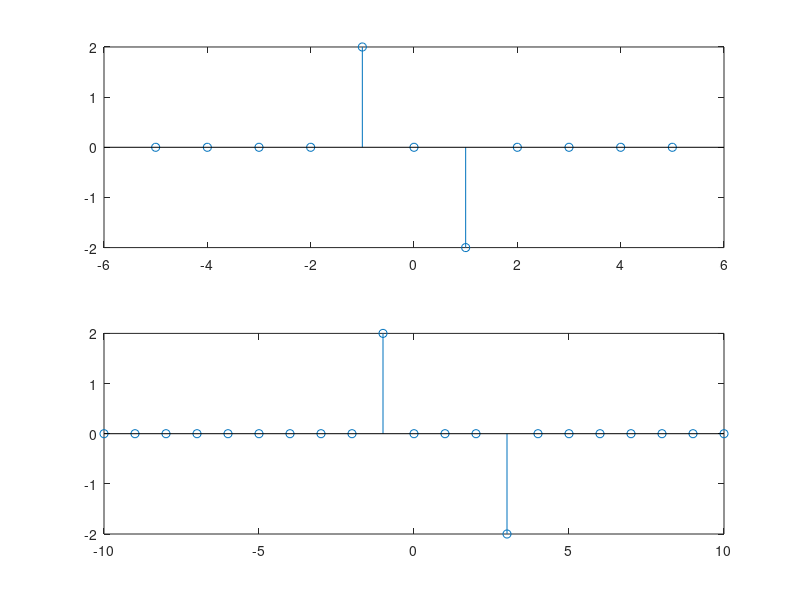

MATLAB code for this plot:
%% 4.(a) %%
clearvars();

n = 0:9;
x1 = sin(2*pi*1/5*n);
x2 = sin(2*pi*2/5*n);
x4 = sin(2*pi*4/5*n);
x6 = sin(2*pi*6/5*n);

subplot(2, 2, 1);
stem(n, x1);

subplot(2, 2, 2);
stem(n, x2);

subplot(2, 2, 3);
stem(n, x4);

subplot(2, 2, 4);
stem(n, x6);


%% 4.(b) %%
clearvars();

h = [0, 0, 0, 0, 2, 0, -2, 0, 0, 0, 0];
nh = -5:5;

x = [0, 0, 0, 0, 0, 1, 0, 1, 0, 0, 0];
nx = -5:5;

subplot(2, 1, 1);
stem(nh, h);

subplot(2, 1, 2);
stem(nx, x);


%% 4.(c) %%
clearvars();

h = [0, 0, 0, 0, 2, 0, -2, 0, 0, 0, 0];
nh = -5:5;

x = [0, 0, 0, 0, 0, 1, 0, 1, 0, 0, 0];
nx = -5:5;

y = conv(h, x);
ny = -10:10;

stem(ny, y);










